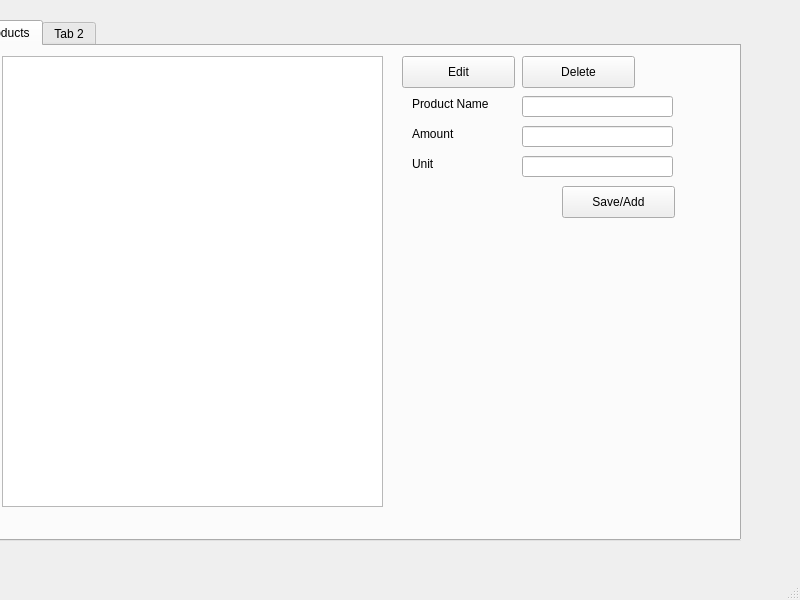
<?xml version="1.0" encoding="UTF-8"?>
<ui version="4.0">
 <class>MainWindow</class>
 <widget class="QMainWindow" name="MainWindow">
  <property name="geometry">
   <rect>
    <x>0</x>
    <y>0</y>
    <width>800</width>
    <height>600</height>
   </rect>
  </property>
  <property name="windowTitle">
   <string>PeerToPeerShoping</string>
  </property>
  <widget class="QWidget" name="centralwidget">
   <widget class="QTabWidget" name="tabWidget">
    <property name="geometry">
     <rect>
      <x>-30</x>
      <y>20</y>
      <width>771</width>
      <height>521</height>
     </rect>
    </property>
    <property name="currentIndex">
     <number>0</number>
    </property>
    <widget class="QWidget" name="Products">
     <property name="mouseTracking">
      <bool>true</bool>
     </property>
     <property name="tabletTracking">
      <bool>true</bool>
     </property>
     <property name="autoFillBackground">
      <bool>false</bool>
     </property>
     <attribute name="title">
      <string>Products</string>
     </attribute>
     <widget class="QTableView" name="tableView">
      <property name="geometry">
       <rect>
        <x>30</x>
        <y>10</y>
        <width>381</width>
        <height>451</height>
       </rect>
      </property>
     </widget>
     <widget class="QPushButton" name="pushButton_2">
      <property name="geometry">
       <rect>
        <x>430</x>
        <y>10</y>
        <width>113</width>
        <height>32</height>
       </rect>
      </property>
      <property name="text">
       <string>Edit</string>
      </property>
     </widget>
     <widget class="QPushButton" name="pushButton_3">
      <property name="geometry">
       <rect>
        <x>550</x>
        <y>10</y>
        <width>113</width>
        <height>32</height>
       </rect>
      </property>
      <property name="text">
       <string>Delete</string>
      </property>
     </widget>
     <widget class="QPushButton" name="pushButton_4">
      <property name="geometry">
       <rect>
        <x>590</x>
        <y>140</y>
        <width>113</width>
        <height>32</height>
       </rect>
      </property>
      <property name="text">
       <string>Save/Add</string>
      </property>
     </widget>
     <widget class="QLabel" name="label">
      <property name="geometry">
       <rect>
        <x>440</x>
        <y>50</y>
        <width>91</width>
        <height>16</height>
       </rect>
      </property>
      <property name="text">
       <string>Product Name</string>
      </property>
     </widget>
     <widget class="QLineEdit" name="lineEdit">
      <property name="geometry">
       <rect>
        <x>550</x>
        <y>50</y>
        <width>151</width>
        <height>21</height>
       </rect>
      </property>
     </widget>
     <widget class="QLabel" name="label_2">
      <property name="geometry">
       <rect>
        <x>440</x>
        <y>80</y>
        <width>60</width>
        <height>16</height>
       </rect>
      </property>
      <property name="text">
       <string>Amount</string>
      </property>
     </widget>
     <widget class="QLineEdit" name="lineEdit_2">
      <property name="geometry">
       <rect>
        <x>550</x>
        <y>80</y>
        <width>151</width>
        <height>21</height>
       </rect>
      </property>
     </widget>
     <widget class="QLabel" name="label_3">
      <property name="geometry">
       <rect>
        <x>440</x>
        <y>110</y>
        <width>60</width>
        <height>16</height>
       </rect>
      </property>
      <property name="text">
       <string>Unit</string>
      </property>
     </widget>
     <widget class="QLineEdit" name="lineEdit_3">
      <property name="geometry">
       <rect>
        <x>550</x>
        <y>110</y>
        <width>151</width>
        <height>21</height>
       </rect>
      </property>
     </widget>
    </widget>
    <widget class="QWidget" name="Peers">
     <attribute name="title">
      <string>Tab 2</string>
     </attribute>
     <widget class="QListView" name="listView">
      <property name="geometry">
       <rect>
        <x>0</x>
        <y>0</y>
        <width>301</width>
        <height>471</height>
       </rect>
      </property>
     </widget>
     <widget class="QPushButton" name="pushButton">
      <property name="geometry">
       <rect>
        <x>310</x>
        <y>10</y>
        <width>113</width>
        <height>32</height>
       </rect>
      </property>
      <property name="text">
       <string>Delete</string>
      </property>
     </widget>
    </widget>
   </widget>
  </widget>
  <widget class="QMenuBar" name="menubar">
   <property name="geometry">
    <rect>
     <x>0</x>
     <y>0</y>
     <width>800</width>
     <height>24</height>
    </rect>
   </property>
  </widget>
  <widget class="QStatusBar" name="statusbar"/>
 </widget>
 <resources/>
 <connections/>
</ui>
